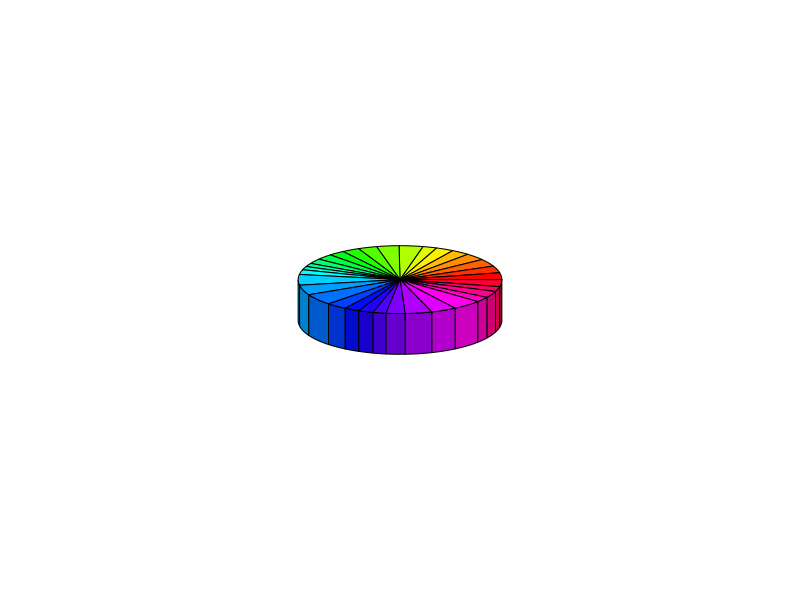
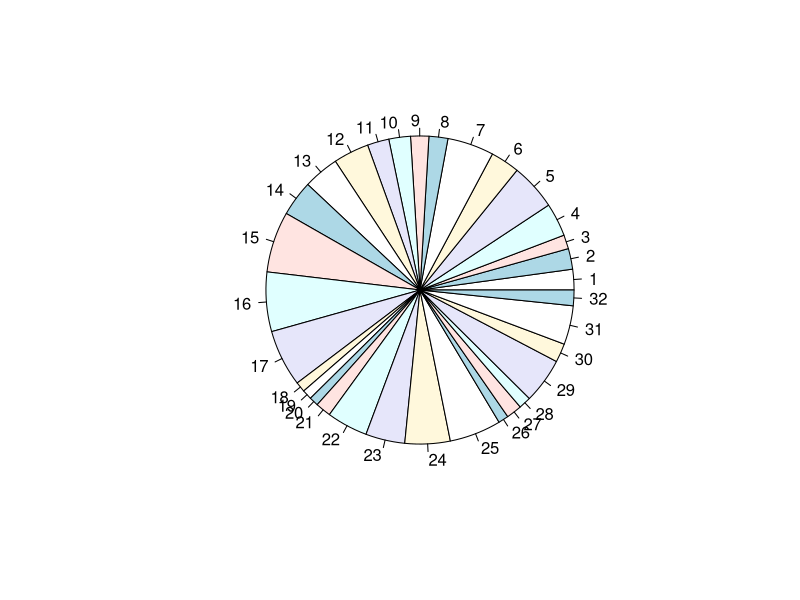
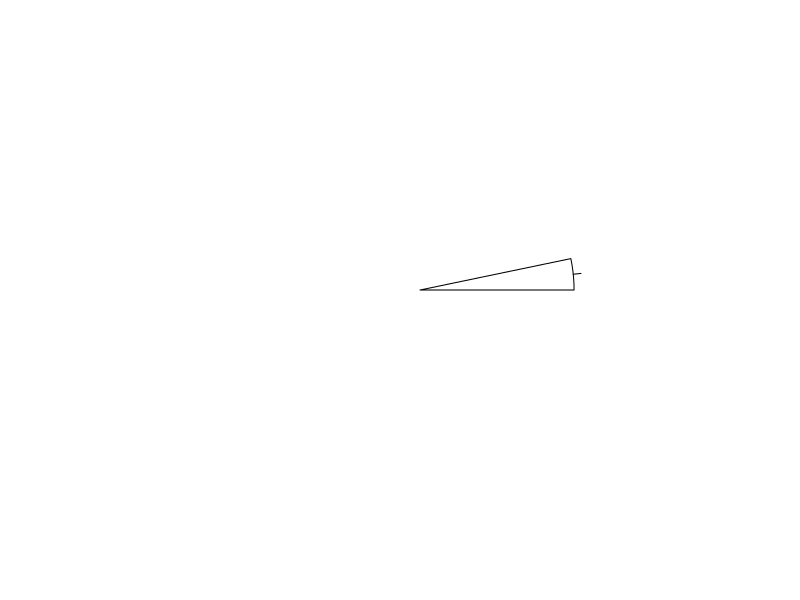

Source code (R) for these figures, in order: (Note: this script raises an error after producing the figures.)
a<-mtcars
a
library(plotrix)
pie3D(a$mpg,radius=0.5,height=0.1)

pie(a$disp)

pie(a$mpg,title="mtcars",colour=factor(disp))


